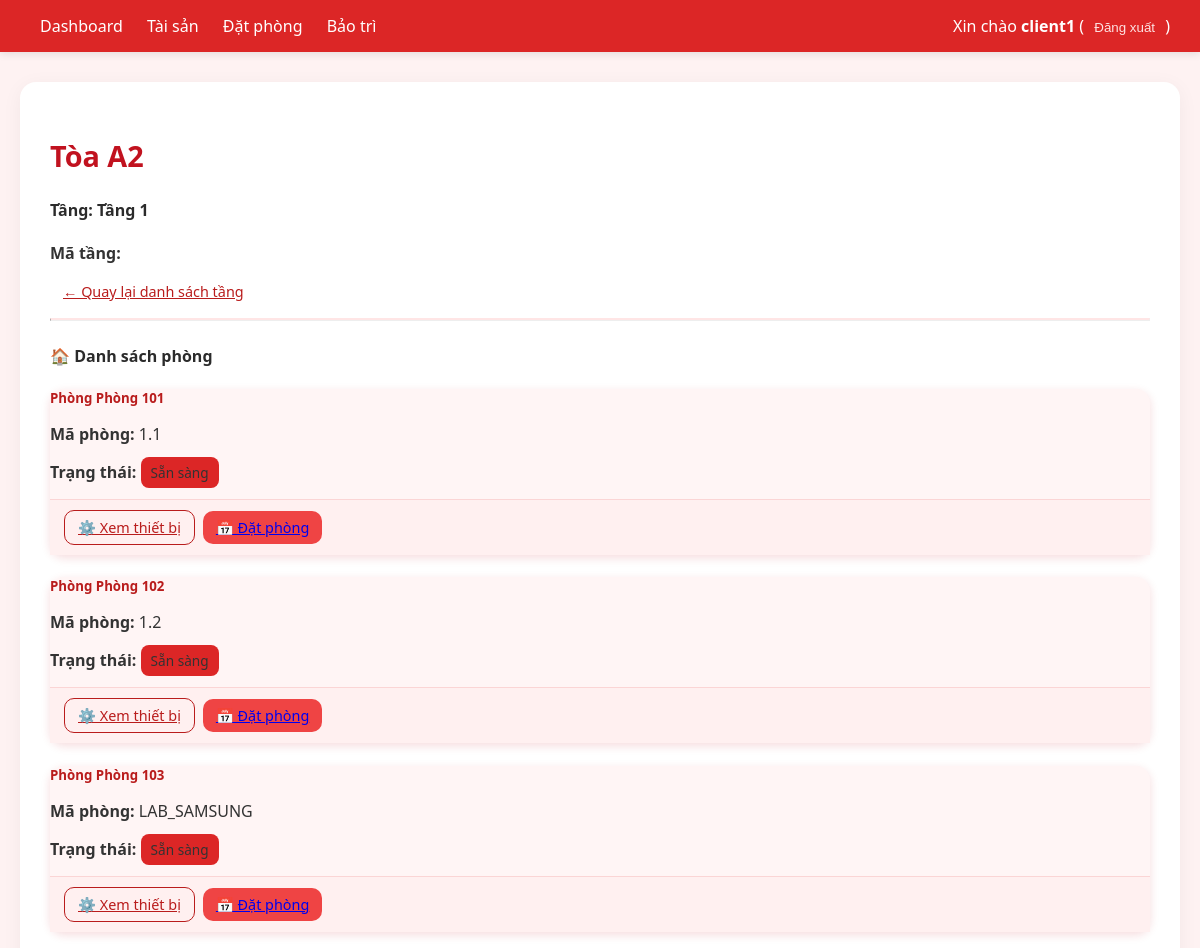
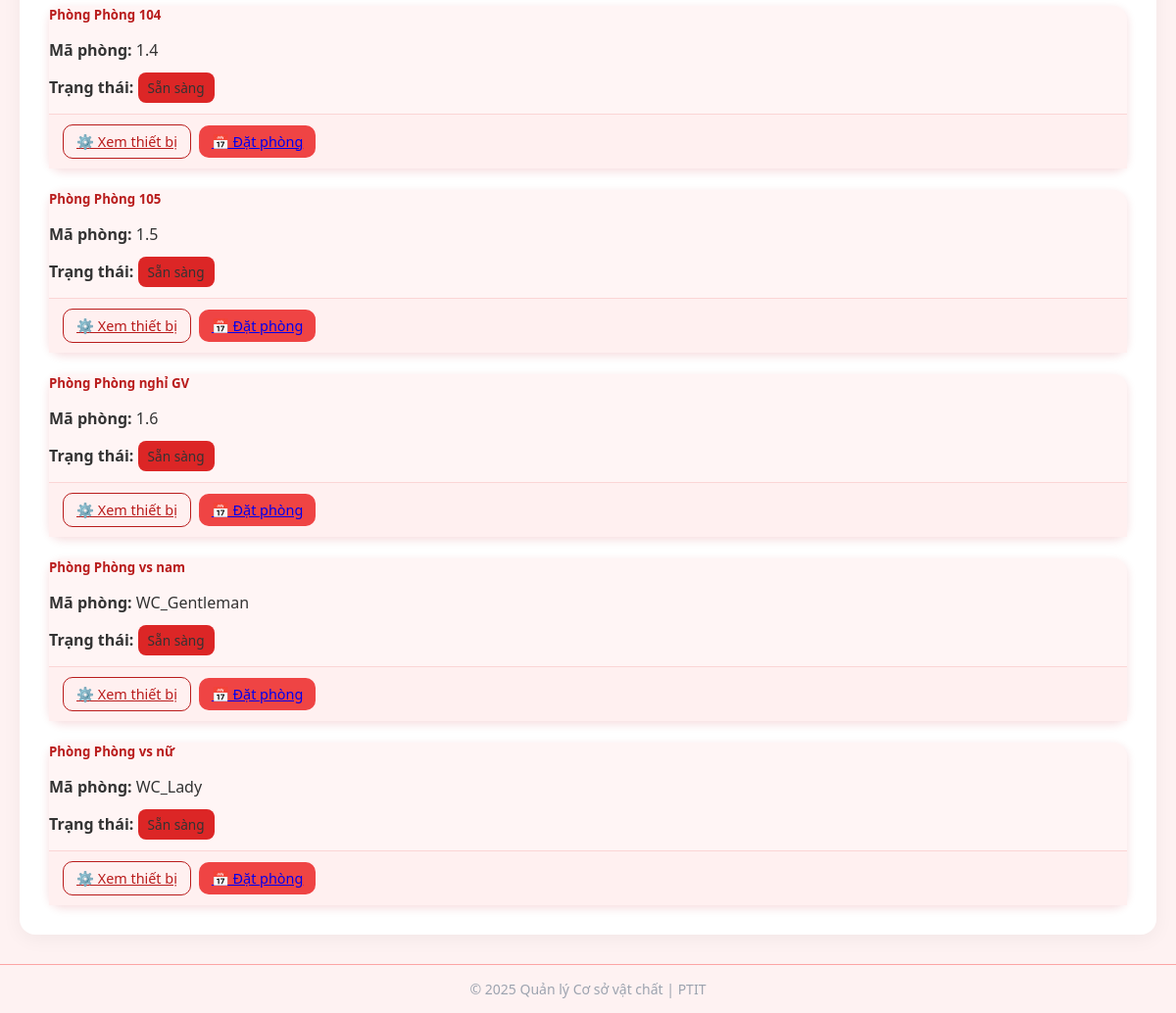
Screenshot of /assets/floor/2/ (signed in) with the database file from the repository (2 pictures, top to bottom).
### core/models.py (models this page shows, shortened)
class Floor(models.Model):
    building = models.ForeignKey(Building, on_delete=models.CASCADE, related_name='floors')
    number = models.CharField(max_length=20)
    name = models.CharField(max_length=200, blank=True)
    class Meta:
        unique_together = ('building', 'number')

class Building(models.Model):
    code = models.CharField(max_length=50, unique=True)
    name = models.CharField(max_length=200)
    description = models.TextField(blank=True)

class Room(models.Model):
    ROOM_READY = 'ready'
    ROOM_OCCUPIED = 'occupied'
    ROOM_MAINTENANCE = 'maintenance'
    ROOM_STATUS_CHOICES = [
        (ROOM_READY, 'Sẵn sàng'),
        (ROOM_OCCUPIED, 'Đang được sử dụng'),
        (ROOM_MAINTENANCE, 'Đang sửa chữa'),
    ]
    floor = models.ForeignKey(Floor, on_delete=models.CASCADE, related_name='rooms')
    code = models.CharField(max_length=50)
    name = models.CharField(max_length=200, blank=True)
    status = models.CharField(
        max_length=15,
        choices=ROOM_STATUS_CHOICES,
        default=ROOM_READY
    )
    class Meta:
        unique_together = ('floor', 'code')

### core/views.py (the view)
# urls.py: path('assets/floor/<int:pk>/', views.asset_floor_detail, name='asset_floor_detail'),
@login_required
def asset_floor_detail(request, pk):
    floor = get_object_or_404(Floor, pk=pk)
    rooms = floor.rooms.all()
    rooms = list(floor.rooms.all())
    now = timezone.now()
    for r in rooms:
        try:
            _expire_old_bookings_for_room(r)
            active = RoomBooking.objects.filter(
                room=r,
                status__in=[RoomBooking.STATUS_APPROVED, RoomBooking.STATUS_PENDING],
                start_time__lte=now,
                end_time__gte=now
            ).first()
            if active:
                r.is_booked_now = True
                r.current_booking = active
            else:
                r.is_booked_now = False
                r.current_booking = None
        except Exception:
            r.is_booked_now = False
            r.current_booking = None
    return render(request, 'core/asset_rooms.html', {'floor': floor, 'rooms': rooms})

### templates/core/asset_rooms.html (shortened to what this page needs)
{% extends 'core/base.html' %}
{% block content %}
<div class="container mt-4">
  <div class="d-flex justify-content-between align-items-center mb-3 flex-wrap">
    <div>
      <h2 class="text-primary mb-1">{{ floor.building.name }}</h2>
      <h4 class="text-dark mb-1">Tầng: {{ floor.name }}</h4>
      <p class="text-muted mb-0"><strong>Mã tầng:</strong> {{ floor.code }}</p>
    </div>
    <a href="{% url 'asset_building_detail' floor.building.pk %}" class="btn btn-outline-secondary mt-2 mt-md-0">
      ← Quay lại danh sách tầng
    </a>
  </div>
  <hr>
  <h4 class="mb-3 text-dark">🏠 Danh sách phòng</h4>
  {% if rooms %}
  <div class="row">
    {% for room in rooms %}
    <div class="col-md-4 mb-4">
      <div class="card h-100">
        <div class="card-body">
          <h5 class="card-title">Phòng {{ room.name }}</h5>
          <p><strong>Mã phòng:</strong> {{ room.code }}</p>
          <p>
            <strong>Trạng thái:</strong>
            <span
              class="badge {% if room.status == 'ready' %}bg-success{% elif room.status == 'occupied' %}bg-warning{% elif room.status == 'maintenance' %}bg-danger{% else %}bg-secondary{% endif %}">
              {{ room.get_status_display }}
            </span>
          </p>
        </div>
        <div class="card-footer">
          <a href="{% url 'asset_room_detail' room.pk %}" class="btn btn-outline-primary btn-sm">⚙️ Xem thiết bị</a>
          {% if room.is_booked_now %}
            <button class="btn btn-secondary btn-sm" disabled>📌 Đã được đặt đến {{ room.current_booking.end_time }}</button>
          {% else %}
            <a href="{% url 'room_booking_create' room.pk %}" class="btn btn-success btn-sm">📅 Đặt phòng</a>
          {% endif %}
        </div>
      </div>
    </div>
    {% endfor %}
  </div>
  {% else %}
  <div class="alert alert-info">
    Tầng này chưa có phòng nào được thêm.
  </div>
  {% endif %}
</div>
{% endblock %}

### templates/core/base.html (shortened to what this page needs)
<!doctype html>
<html lang="vi">
  <head>
    <link rel="stylesheet" href="https://cdnjs.cloudflare.com/ajax/libs/mini.css/3.0.1/mini-default.min.css">
  </head>
  <body>
    <header>
      <div class="nav-links">
        <a href="{% url 'dashboard' %}">Dashboard</a>
        <a href="{% url 'asset_hierarchy' %}">Tài sản</a>
        <a href="{% url 'room_booking_list' %}">Đặt phòng</a>
        <a href="{% url 'maintenance_list' %}">Bảo trì</a>
      </div>
      <div class="user-info">
        {% if user.is_authenticated %}
          Xin chào <strong>{{ user.username }}</strong> (
          <form method="post" action="{% url 'logout' %}" style="display:inline">
            <button type="submit">Đăng xuất</button>
          </form>
          )
        {% else %}
          <a href="{% url 'login' %}">Đăng nhập</a>
        {% endif %}
      </div>
    </header>
    <main class="container">
      {% block content %}{% endblock %}
    </main>
    <footer>
      © 2025 Quản lý Cơ sở vật chất | PTIT
    </footer>
  </body>
</html>

### templates/core/base.html (style rules this page uses)
body { background: #fef2f2; font-family: "Segoe UI", Roboto, sans-serif; margin: 0; color: #333; }
header { background: #dc2626; color: white; padding: 15px 30px; display: flex; align-items: center; justify-content: space-between; box-shadow: 0 2px 8px rgba(0,0,0,0.1); }
header a { color: white; text-decoration: none; font-weight: 500; margin: 0 10px; transition: color 0.3s; }
header form button { color: #fee2e2; font-weight: 500; border: none; background: none; cursor: pointer; transition: color 0.3s; }
main.container { max-width: 1100px; margin: 30px auto; background: white; padding: 30px; border-radius: 16px; box-shadow: 0 4px 20px rgba(0,0,0,0.05); animation: fadeIn 0.4s ease-in-out; }
h1, h2, h3 { color: #991b1b; }
footer { text-align: center; padding: 15px; color: #9ca3af; font-size: 14px; background: #fef2f2; border-top: 1px solid #fca5a5; }

### templates/core/asset_rooms.html (style rules this page uses)
.container { animation: fadeIn 0.4s ease-in-out; }
h2.text-primary { font-weight: 700; font-size: 1.8rem; color: #c1121f !important; }
h4.text-dark { font-weight: 600; color: #2b2b2b; }
hr { border-top: 2px solid #ffe5e5; margin: 1rem 0 1.5rem; }
.card { border: none; border-radius: 14px; background-color: #fff5f5; box-shadow: 0 3px 10px rgba(193, 18, 31, 0.15); transition: all 0.25s ease-in-out; }
.card-title { font-weight: 600; color: #b91c1c; margin-bottom: 8px; }
.btn { border-radius: 10px; font-size: 0.9rem; padding: 7px 13px; font-weight: 500; transition: all 0.25s ease-in-out; }
.btn-outline-primary { color: #b91c1c; border: 1px solid #b91c1c; }
.btn-success { background-color: #ef4444; border: none; }
.card-footer { border-top: 1px solid #fbd5d5; background-color: #fff0f0; padding: 10px 14px; display: flex; gap: 8px; align-items: center; flex-wrap: wrap; justify-content: flex-start; }
.badge { font-size: 0.85rem; padding: 6px 10px; border-radius: 8px; font-weight: 500; }
.bg-success { background-color: #dc2626 !important; }
.btn-outline-secondary { border-radius: 10px; border-color: #b91c1c; color: #b91c1c; }

### rows the page displays
Floor: building.name "Tòa A2", name "Tầng 1"
Room: name "Phòng 101", code "1.1", status "Sẵn sàng", shows "📅 Đặt phòng"
Room: name "Phòng 102", code "1.2", status "Sẵn sàng", shows "📅 Đặt phòng"
Room: name "Phòng 103", code "LAB_SAMSUNG", status "Sẵn sàng", shows "📅 Đặt phòng"
Room: name "Phòng 104", code "1.4", status "Sẵn sàng", shows "📅 Đặt phòng"
Room: name "Phòng 105", code "1.5", status "Sẵn sàng", shows "📅 Đặt phòng"
Room: name "Phòng nghỉ GV", code "1.6", status "Sẵn sàng", shows "📅 Đặt phòng"
Room: name "Phòng vs nam", code "WC_Gentleman", status "Sẵn sàng", shows "📅 Đặt phòng"
Room: name "Phòng vs nữ", code "WC_Lady", status "Sẵn sàng", shows "📅 Đặt phòng"

### other values shown
{{ user.username }} "client1"
